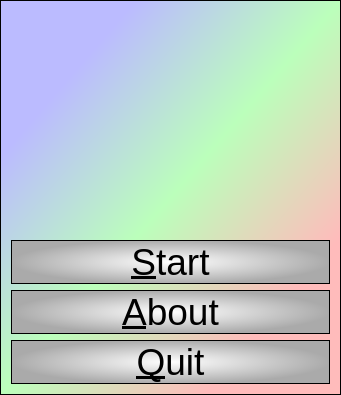
<?xml version="1.0" encoding="UTF-8"?>
<ui version="4.0">
 <class>QtTestHistogramMenuDialog</class>
 <widget class="QDialog" name="QtTestHistogramMenuDialog">
  <property name="geometry">
   <rect>
    <x>0</x>
    <y>0</y>
    <width>341</width>
    <height>395</height>
   </rect>
  </property>
  <property name="font">
   <font>
    <pointsize>28</pointsize>
   </font>
  </property>
  <property name="windowTitle">
   <string>TestHistogram</string>
  </property>
  <property name="styleSheet">
   <string notr="true">QDialog {
 background-color: qlineargradient(x1: 0, y1: 0, x2: 1, y2: 1, stop: 0  #bbf, stop: 0.2  #bbf, stop: 0.5 #bfb, stop: 0.8 #fbb, stop: 1 #fbb);
  border: 1px solid black
}

QSpinBox,QDoubleSpinBox,QComboBox { 
  background-color: qlineargradient(x1: 0, y1: 0, x2: 1, y2: 1, stop: 0  #bbb, stop: 1 #fff);
  border: 1px solid black
}

QPushButton
{
  color: #000;
  background-color: qradialgradient(cx: 0.5, cy: 0.5,fx: 0.5, fy: 0.5,radius: 0.5, stop: 0 #fff, stop: 1 #aaa);
  border: 1px solid black
}

QPlainTextEdit {
  font: 18px bold &quot;Courier&quot; courier monospace
}</string>
  </property>
  <layout class="QVBoxLayout" name="verticalLayout">
   <item>
    <widget class="QLabel" name="label">
     <property name="text">
      <string/>
     </property>
     <property name="pixmap">
      <pixmap resource="ToolTestHistogram.qrc">:/images/ToolTestHistogramHistogram.png</pixmap>
     </property>
     <property name="alignment">
      <set>Qt::AlignCenter</set>
     </property>
    </widget>
   </item>
   <item>
    <widget class="QPushButton" name="button_start">
     <property name="text">
      <string>&amp;Start</string>
     </property>
     <property name="flat">
      <bool>true</bool>
     </property>
    </widget>
   </item>
   <item>
    <widget class="QPushButton" name="button_about">
     <property name="text">
      <string>&amp;About</string>
     </property>
     <property name="flat">
      <bool>true</bool>
     </property>
    </widget>
   </item>
   <item>
    <widget class="QPushButton" name="button_quit">
     <property name="text">
      <string>&amp;Quit</string>
     </property>
     <property name="flat">
      <bool>true</bool>
     </property>
    </widget>
   </item>
  </layout>
 </widget>
 <layoutdefault spacing="6" margin="11"/>
 <resources>
  <include location="ToolTestHistogram.qrc"/>
 </resources>
 <connections/>
</ui>
